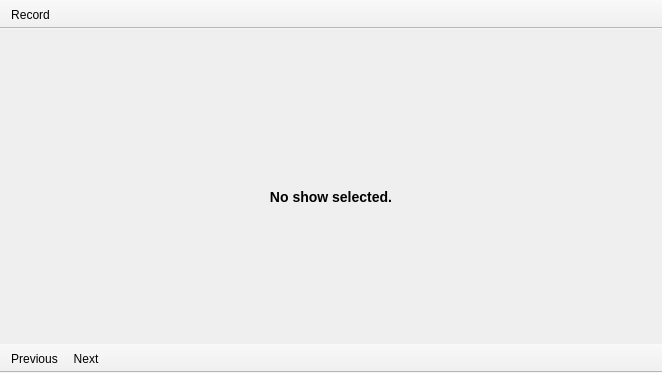
<?xml version="1.0" encoding="UTF-8"?>
<ui version="4.0">
 <class>ShowInfoTab</class>
 <widget class="QMainWindow" name="ShowInfoTab">
  <property name="geometry">
   <rect>
    <x>0</x>
    <y>0</y>
    <width>662</width>
    <height>373</height>
   </rect>
  </property>
  <property name="minimumSize">
   <size>
    <width>250</width>
    <height>0</height>
   </size>
  </property>
  <widget class="QWidget" name="centralwidget">
   <layout class="QVBoxLayout" name="verticalLayout">
    <property name="leftMargin">
     <number>0</number>
    </property>
    <property name="topMargin">
     <number>0</number>
    </property>
    <property name="rightMargin">
     <number>0</number>
    </property>
    <property name="bottomMargin">
     <number>0</number>
    </property>
    <item>
     <widget class="QStackedWidget" name="stackedWidget">
      <property name="currentIndex">
       <number>1</number>
      </property>
      <widget class="QWidget" name="content">
       <layout class="QGridLayout" name="gridLayout">
        <item row="3" column="0">
         <widget class="QLabel" name="labelChannelIcon">
          <property name="minimumSize">
           <size>
            <width>22</width>
            <height>22</height>
           </size>
          </property>
          <property name="maximumSize">
           <size>
            <width>22</width>
            <height>22</height>
           </size>
          </property>
          <property name="text">
           <string/>
          </property>
         </widget>
        </item>
        <item row="1" column="1">
         <widget class="QLabel" name="labelInfo">
          <property name="text">
           <string notr="true">Info</string>
          </property>
          <property name="wordWrap">
           <bool>true</bool>
          </property>
         </widget>
        </item>
        <item row="2" column="1">
         <widget class="QLabel" name="labelTime">
          <property name="text">
           <string notr="true">Time</string>
          </property>
          <property name="wordWrap">
           <bool>true</bool>
          </property>
         </widget>
        </item>
        <item row="2" column="0">
         <widget class="QLabel" name="labelTimeIcon">
          <property name="minimumSize">
           <size>
            <width>22</width>
            <height>22</height>
           </size>
          </property>
          <property name="maximumSize">
           <size>
            <width>22</width>
            <height>22</height>
           </size>
          </property>
          <property name="text">
           <string/>
          </property>
         </widget>
        </item>
        <item row="3" column="1">
         <widget class="QLabel" name="labelChannel">
          <property name="text">
           <string notr="true">Channel</string>
          </property>
          <property name="wordWrap">
           <bool>true</bool>
          </property>
         </widget>
        </item>
        <item row="1" column="0">
         <widget class="QLabel" name="labelInfoIcon">
          <property name="minimumSize">
           <size>
            <width>22</width>
            <height>22</height>
           </size>
          </property>
          <property name="maximumSize">
           <size>
            <width>22</width>
            <height>22</height>
           </size>
          </property>
          <property name="text">
           <string/>
          </property>
         </widget>
        </item>
        <item row="4" column="0" colspan="2">
         <widget class="QScrollArea" name="scrollArea">
          <property name="sizePolicy">
           <sizepolicy hsizetype="Expanding" vsizetype="MinimumExpanding">
            <horstretch>0</horstretch>
            <verstretch>0</verstretch>
           </sizepolicy>
          </property>
          <property name="widgetResizable">
           <bool>true</bool>
          </property>
          <widget class="QWidget" name="scrollAreaWidgetContents">
           <property name="geometry">
            <rect>
             <x>0</x>
             <y>0</y>
             <width>98</width>
             <height>48</height>
            </rect>
           </property>
           <layout class="QVBoxLayout" name="verticalLayout_3">
            <item>
             <widget class="QLabel" name="labelDescription">
              <property name="text">
               <string notr="true">Description</string>
              </property>
              <property name="wordWrap">
               <bool>true</bool>
              </property>
             </widget>
            </item>
            <item>
             <spacer name="spacerDescription">
              <property name="orientation">
               <enum>Qt::Vertical</enum>
              </property>
              <property name="sizeHint" stdset="0">
               <size>
                <width>20</width>
                <height>0</height>
               </size>
              </property>
             </spacer>
            </item>
           </layout>
          </widget>
         </widget>
        </item>
        <item row="5" column="0" colspan="2">
         <widget class="QListView" name="crew">
          <property name="maximumSize">
           <size>
            <width>16777215</width>
            <height>100</height>
           </size>
          </property>
          <property name="editTriggers">
           <set>QAbstractItemView::NoEditTriggers</set>
          </property>
          <property name="alternatingRowColors">
           <bool>true</bool>
          </property>
          <property name="selectionMode">
           <enum>QAbstractItemView::NoSelection</enum>
          </property>
         </widget>
        </item>
        <item row="0" column="0" colspan="2">
         <widget class="QLabel" name="labelPhoto">
          <property name="text">
           <string notr="true">Photo</string>
          </property>
          <property name="alignment">
           <set>Qt::AlignCenter</set>
          </property>
         </widget>
        </item>
       </layout>
      </widget>
      <widget class="QWidget" name="empty">
       <layout class="QVBoxLayout" name="verticalLayout_2">
        <item>
         <spacer name="verticalSpacer">
          <property name="orientation">
           <enum>Qt::Vertical</enum>
          </property>
          <property name="sizeHint" stdset="0">
           <size>
            <width>20</width>
            <height>253</height>
           </size>
          </property>
         </spacer>
        </item>
        <item>
         <widget class="QLabel" name="labelEmptyLogo">
          <property name="text">
           <string/>
          </property>
          <property name="alignment">
           <set>Qt::AlignCenter</set>
          </property>
         </widget>
        </item>
        <item>
         <widget class="QLabel" name="labelEmpty">
          <property name="text">
           <string>&lt;h3&gt;No show selected.&lt;/h3&gt;</string>
          </property>
          <property name="alignment">
           <set>Qt::AlignCenter</set>
          </property>
          <property name="wordWrap">
           <bool>true</bool>
          </property>
         </widget>
        </item>
        <item>
         <spacer name="verticalSpacer_2">
          <property name="orientation">
           <enum>Qt::Vertical</enum>
          </property>
          <property name="sizeHint" stdset="0">
           <size>
            <width>20</width>
            <height>252</height>
           </size>
          </property>
         </spacer>
        </item>
       </layout>
      </widget>
     </widget>
    </item>
   </layout>
  </widget>
  <widget class="QToolBar" name="toolBarTop">
   <property name="movable">
    <bool>false</bool>
   </property>
   <property name="iconSize">
    <size>
     <width>16</width>
     <height>16</height>
    </size>
   </property>
   <property name="floatable">
    <bool>false</bool>
   </property>
   <attribute name="toolBarArea">
    <enum>TopToolBarArea</enum>
   </attribute>
   <attribute name="toolBarBreak">
    <bool>false</bool>
   </attribute>
   <addaction name="actionRecord"/>
  </widget>
  <widget class="QToolBar" name="toolBarBottom">
   <property name="movable">
    <bool>false</bool>
   </property>
   <property name="iconSize">
    <size>
     <width>16</width>
     <height>16</height>
    </size>
   </property>
   <property name="toolButtonStyle">
    <enum>Qt::ToolButtonTextBesideIcon</enum>
   </property>
   <property name="floatable">
    <bool>false</bool>
   </property>
   <attribute name="toolBarArea">
    <enum>BottomToolBarArea</enum>
   </attribute>
   <attribute name="toolBarBreak">
    <bool>false</bool>
   </attribute>
   <addaction name="actionPrevious"/>
   <addaction name="actionNext"/>
  </widget>
  <action name="actionPrevious">
   <property name="icon">
    <iconset theme="go-previous">
     <normaloff/>
    </iconset>
   </property>
   <property name="text">
    <string>Previous</string>
   </property>
  </action>
  <action name="actionRecord">
   <property name="icon">
    <iconset theme="media-record">
     <normaloff/>
    </iconset>
   </property>
   <property name="text">
    <string>Record</string>
   </property>
  </action>
  <action name="actionNext">
   <property name="icon">
    <iconset theme="go-next">
     <normaloff/>
    </iconset>
   </property>
   <property name="text">
    <string>Next</string>
   </property>
  </action>
 </widget>
 <resources/>
 <connections/>
</ui>
